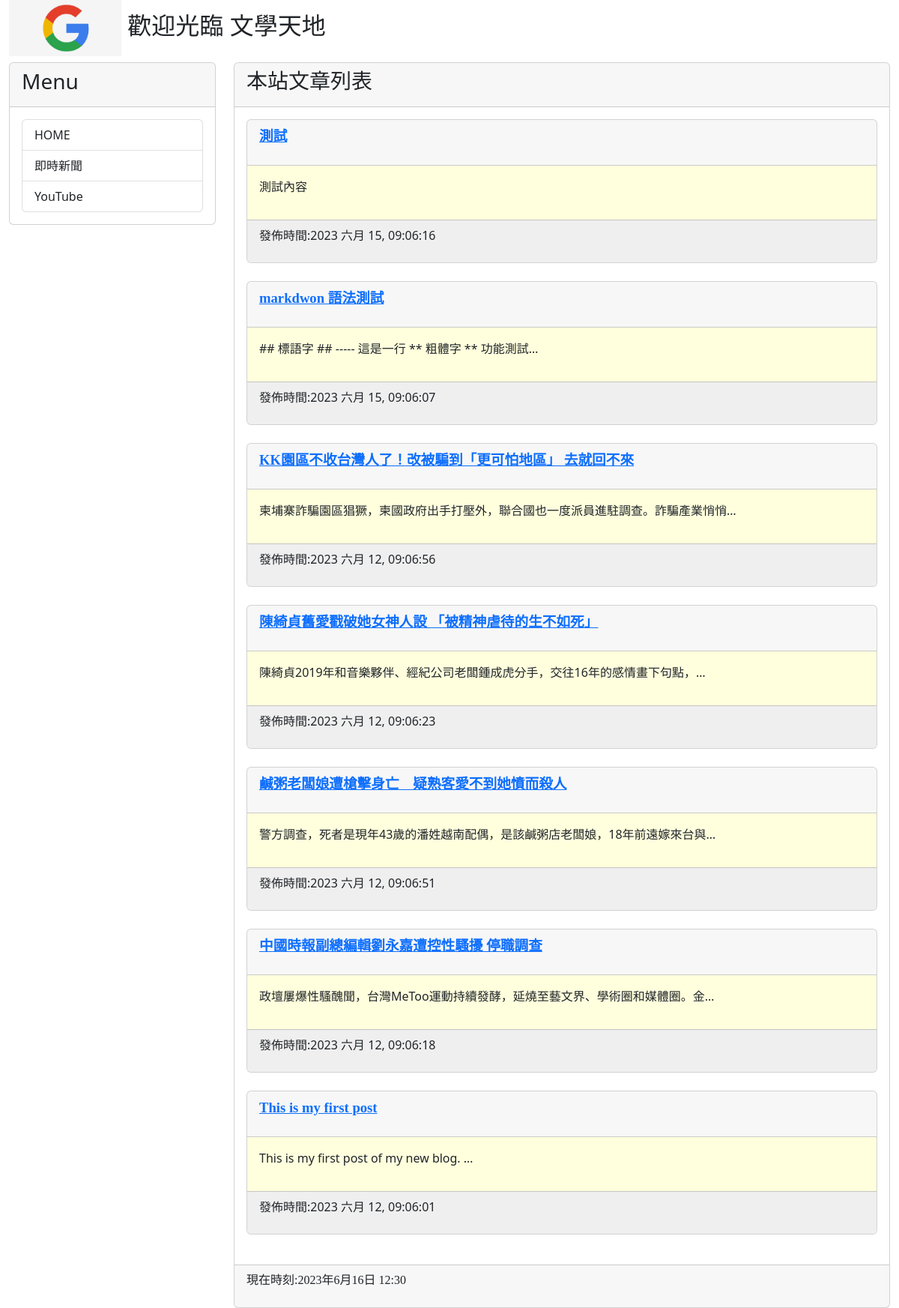
The page / on the database its author committed.
### mysite/models.py (models this page shows, shortened)
class Post(models.Model):
    title = models.CharField(max_length=200)
    slug = models.CharField(max_length=200)
    body = models.TextField()
    pub_date = models.DateTimeField(auto_now_add=True)
    class Meta:
        ordering = ('-pub_date',)

### mysite/views.py (the view)
# urls.py: path('',homepage),
def homepage(request):
    posts = Post.objects.all()
    now = datetime.now()
    return render(request, 'index.html', locals())

### templates/index.html (shortened to what this page needs)
<!DOCTYPE html>
{% extends 'base.html' %}
{% block headmessage %}
    <h3 style="font-family: 標楷體;">本站文章列表</h3>
{% endblock %}
{% block content %}
    {% for post in posts %}
    <div class="card">
        <div class="card-header">
            <p style="font-family: 微軟正黑體;font-size: 14pt;font-weight: bold;">
                <a href="/post/{{post.slug}}">{{ post.title }}</a>
            </p>
        </div>
        <div class="card-body" style="background-color: #ffffdd;">
            <p>
                {{ post.body | truncatechars:40 }}
            </p>
        </div>
        <div class="card-footer" style="background-color: #efefef;">
            <p>
                發佈時間:{{ post.pub_date | date:'Y M d, h:m:s' }}
            </p>
        </div>
    </div>
    <br>
    {% endfor %}
{% endblock %}

### templates/base.html (shortened to what this page needs)
<!DOCTYPE html>
<html>
<head>
    <link href="https://cdn.jsdelivr.net/npm/bootstrap@5.2.3/dist/css/bootstrap.min.css" rel="stylesheet">
</head>
<body>
    <div class="container-fluid">
        {% include 'header.html' %}
        <div class="row">
            <div class="col-sm-3 col-md-3">
                <div class="card">
                    <div class="card-header">
                        <h3>Menu</h3>
                    </div>
                    <div class="card-body">
                        <div class="list-group">
                    <a href="/" class="list-group-item">HOME</a>
                    <a href="https://google.com/news" class="list-group-item">即時新聞</a>
                    <a href="https://youtube.com/" class="list-group-item">YouTube</a>
                        </div>
                    </div>
                </div>
            </div>
            <div class="col-sm-9 col-md-9">
                <div class="card">
                    <div class="card-header">
                        {% block headmessage %} {% endblock %}
                    </div>
                    <div class="card-body">
                        {% block content %} {% endblock %}
                    </div>
                    <div class="card-footer">
                        {% include 'footer.html' %}
                    </div>
                </div>
            </div>
        </div>
    </div>
</body>
</html>

### templates/header.html
{% load static %}
<h2><img src="{% static 'images/logo.webp' %}" width="150">
    歡迎光臨 文學天地
</h2>

### templates/footer.html
{% block footer %}
    {% if now %}
    <p style="font-family: 微軟正黑體;">現在時刻:{{ now }}</p>
    {% else %}
    <p style="font-family: 微軟正黑體;">本文內容取自網路，如有侵權請來信通知下架...</p>
    {% endif %}
{% endblock %}

### rows shown on the page
Post: title "測試", body "測試內容", pub_date "2023 六月 15, 09:06:16"
Post: title "markdwon 語法測試", body "## 標語字 ## ----- 這是一行 ** 粗體字 ** 功能測試…", pub_date "2023 六月 15, 09:06:07"
Post: title "KK園區不收台灣人了！改被騙到「更可怕地區」 去就回不來", body "柬埔寨詐騙園區猖獗，柬國政府出手打壓外，聯合國也一度派員進駐調查。詐騙產業悄悄…", pub_date "2023 六月 12, 09:06:56"
Post: title "陳綺貞舊愛戳破她女神人設 「被精神虐待的生不如死」", body "陳綺貞2019年和音樂夥伴、經紀公司老闆鍾成虎分手，交往16年的感情畫下句點，…", pub_date "2023 六月 12, 09:06:23"
Post: title "鹹粥老闆娘遭槍擊身亡 疑熟客愛不到她憤而殺人", body "警方調查，死者是現年43歲的潘姓越南配偶，是該鹹粥店老闆娘，18年前遠嫁來台與…", pub_date "2023 六月 12, 09:06:51"
Post: title "中國時報副總編輯劉永嘉遭控性騷擾 停職調查", body "政壇屢爆性騷醜聞，台灣MeToo運動持續發酵，延燒至藝文界、學術圈和媒體圈。金…", pub_date "2023 六月 12, 09:06:18"
Post: title "This is my first post", body "This is my first post of my new blog. …", pub_date "2023 六月 12, 09:06:01"
